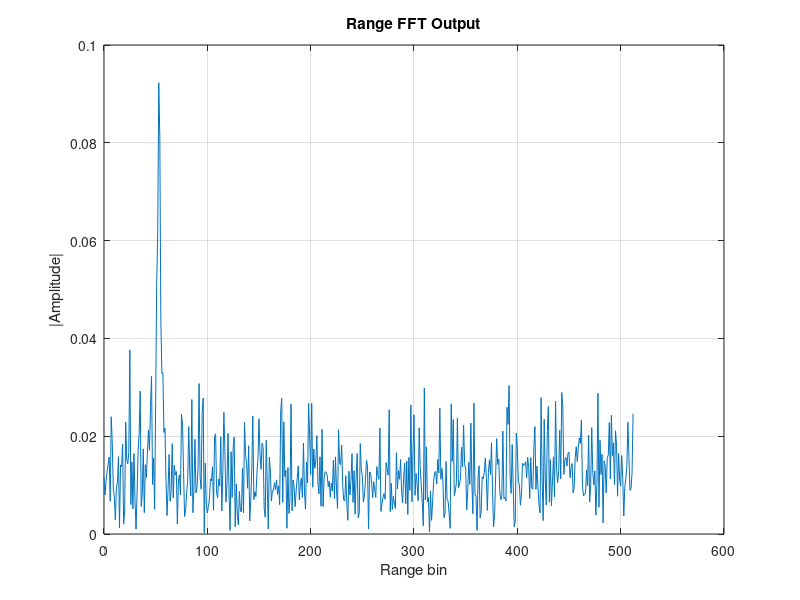
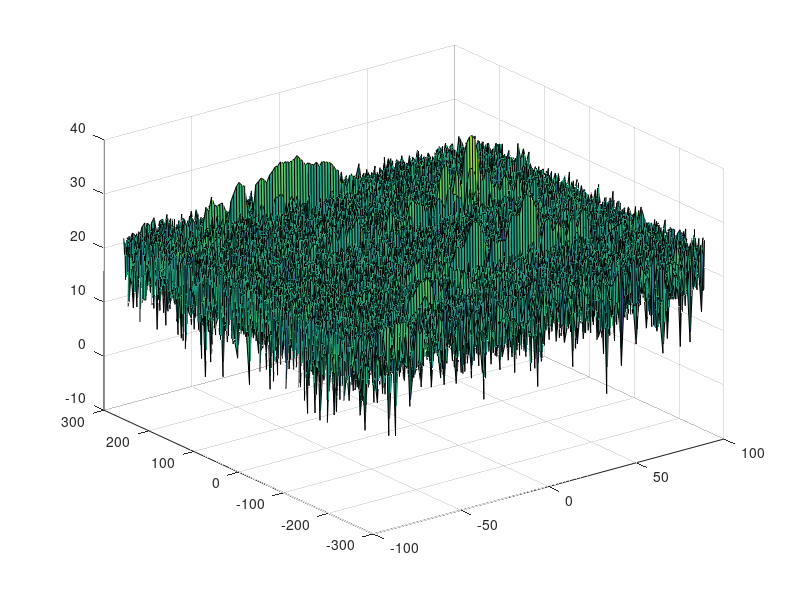

The MATLAB script that drew these images, in order: (Note: this script raises an error after producing the figures.)
close all;
clear all;
clc;

%% Radar Specifications
%%%%%%%%%%%%%%%%%%%%%%%%%%%
% Frequency of operation = 77GHz
% Max Range = 200m
% Range Resolution = 1 m
% Max Velocity = 100 m/s
%%%%%%%%%%%%%%%%%%%%%%%%%%%
f = 77*10^9;
d_max = 200;
d_res = 1;
v_max = 100;
c = 3e8;

%% User Defined Range and Velocity of target
% *%TODO* :
% define the target's initial position and velocity. Note : Velocity
% remains contant

target_pos = 50;
target_vel = 23;

%% FMCW Waveform Generation

% *%TODO* :
%Design the FMCW waveform by giving the specs of each of its parameters.
% Calculate the Bandwidth (B), Chirp Time (Tchirp) and Slope (slope) of the FMCW
B = c/(2*d_res);
% chirp using the requirements above.
T_chirp = (5.5*2*d_max)/c;
S = B/T_chirp;
%Operating carrier frequency of Radar
fc= 77e9;             %carrier freq


%The number of chirps in one sequence. Its ideal to have 2^ value for the ease of running the FFT
%for Doppler Estimation.
Nd=128;                   % #of doppler cells OR #of sent periods % number of chirps

%The number of samples on each chirp.
Nr=1024;                  %for length of time OR # of range cells

% Timestamp for running the displacement scenario for every sample on each
% chirp
t=linspace(0,Nd*T_chirp,Nr*Nd); %total time for samples


%Creating the vectors for Tx, Rx and Mix based on the total samples input.
Tx=zeros(1,length(t)); %transmitted signal
Rx=zeros(1,length(t)); %received signal
Mix = zeros(1,length(t)); %beat signal

%Similar vectors for range_covered and time delay.
r_t=zeros(1,length(t));
t_d=zeros(1,length(t));
delta_t = t(2)-t(1);


%% Signal generation and Moving Target simulation
% Running the radar scenario over the time.

for i=1:length(t)


    % *%TODO* :
    %For each time stamp update the Range of the Target for constant velocity.
   if i>1
     r_t(i) =  r_t(i-1) + (delta_t*target_vel);
   else
      r_t(i) =  target_pos + (delta_t*target_vel);
   end
    % *%TODO* :
    %For each time sample we need update the transmitted and
    %received signal.
    t_d(i) =  (2*r_t(i))/c;
    Tx(i) = cos(2*pi*((fc*i)+((S*i^2)/2)));
    Rx (i)  = cos(2*pi*((fc*(i-t_d(i)))+((S*(i-t_d(i))^2)/2)));

    % *%TODO* :
    %Now by mixing the Transmit and Receive generate the beat signal
    %This is done by element wise matrix multiplication of Transmit and
    %Receiver Signal
    Mix(i) = Tx(i).*Rx(i);

end

%% RANGE MEASUREMENT


 % *%TODO* :
%reshape the vector into Nr*Nd array. Nr and Nd here would also define the size of
%Range and Doppler FFT respectively.
Mix1d = reshape(Mix, [Nr, Nd]);
 % *%TODO* :
%run the FFT on the beat signal along the range bins dimension (Nr) and
%normalize.

signal_fft = fft(Mix1d,Nr,1);
 % *%TODO* :
% Take the absolute value of FFT output
signal_fft_abs = abs(signal_fft/Nr);

 % *%TODO* :
% Output of FFT is double sided signal, but we are interested in only one side of the spectrum.
% Hence we throw out half of the samples.
P1 = signal_fft_abs(1:Nr/2 +1);

%plotting the range
 % *%TODO* :
 % plot FFT output

figure()
plot(0:(Nr/2), P1)
xlabel('Range bin')
ylabel('|Amplitude|')
title('Range FFT Output')
grid on

%% RANGE DOPPLER RESPONSE
% The 2D FFT implementation is already provided here. This will run a 2DFFT
% on the mixed signal (beat signal) output and generate a range doppler
% map.You will implement CFAR on the generated RDM


% Range Doppler Map Generation.

% The output of the 2D FFT is an image that has reponse in the range and
% doppler FFT bins. So, it is important to convert the axis from bin sizes
% to range and doppler based on their Max values.

Mix=reshape(Mix,[Nr,Nd]);

% 2D FFT using the FFT size for both dimensions.
sig_fft2 = fft2(Mix,Nr,Nd);

% Taking just one side of signal from Range dimension.
sig_fft2 = sig_fft2(1:Nr/2,1:Nd);
sig_fft2 = fftshift (sig_fft2);
RDM = abs(sig_fft2);
RDM = 10*log10(RDM) ;

%use the surf function to plot the output of 2DFFT and to show axis in both
%dimensions
doppler_axis = linspace(-100,100,Nd);
range_axis = linspace(-200,200,Nr/2)*((Nr/2)/400);
figure,surf(doppler_axis,range_axis,RDM);

%% CFAR implementation

%Slide Window through the complete Range Doppler Map

% *%TODO* :
%Select the number of Training Cells in both the dimensions.
%Tr = 12;
%Td = 8;
%Gr = 8;
%Gd = 4;
%CUT = 1;
%offset = 10;

%Tr = 8;
%Td = 4;
%Gr = 4;
%Gd = 2;
%CUT = 1;
%offset = 3;


% decent
%Tr = 12;
%Td = 12;
%Gr = 4;
%Gd = 4;
%CUT = 1;
%offset = 10;

Tr = 24;
Td = 24;
Gr = 8;
Gd = 8;
CUT = 1;
offset = 10;


% *%TODO* :
%Select the number of Guard Cells in both dimensions around the Cell under
%test (CUT) for accurate estimation

% *%TODO* :
% offset the threshold by SNR value in dB


% *%TODO* :
%Create a vector to store noise_level for each iteration on training cells
noise_level = zeros(1,1);
threshhold_val = zeros(1,1);

% *%TODO* :
%design a loop such that it slides the CUT across range doppler map by
%giving margins at the edges for Training and Guard Cells.
%For every iteration sum the signal level within all the training
%cells. To sum convert the value from logarithmic to linear using db2pow
%function. Average the summed values for all of the training
%cells used. After averaging convert it back to logarithimic using pow2db.
%Further add the offset to it to determine the threshold. Next, compare the
%signal under CUT with this threshold. If the CUT level > threshold assign
%it a value of 1, else equate it to 0.

##Threshhold_block = zeros(Nr/2,Nd);
##training_cells_total =  (2*Tr+2*Gr+1)*(2*Td+2*Gd+1) - (2*Gr+1)*(2*Gd+1);
##
##for i = (Tr+Gr+1) : ((Nr/2) - (Tr+Gr+1))
##  for j = (Td+Gd+1) : (Nd - (Td+Gd+1))
##
##   % Use RDM[x,y] as the matrix from the output of 2D FFT for implementing
##   % CFAR
##
##
##     % loop to get to each of the training cells.
##     % indeces are relative to the CUT index, i and j
##    noise_level_sum = 0;
##     for k = (i -(Tr+Gr)) : (i + (Tr+Gr))
##
##       for l = (j - (Td+Gd)) : (j + (Td+Gd))
##
##         if k >= (i-Gr) && k <= (i + Gr) && l >=(j-Gd) && l <= (j + Gd)
##           continue;
##         else
##           noise_level = RDM(k,l);
##%           noise_level_pow = db2pow(noise_level);
##           noise_level_pow = 10.^(noise_level / 10);
##           noise_level_sum = noise_level_sum + noise_level_pow;
##         end
##
##       end
##     end
##
##     noise_level_avg = noise_level_sum/ training_cells_total;
##%     noise_level_avg_db =  pow2db(noise_level_avg);
##     noise_level_avg_db = 10 * log10(noise_level_avg);
##     threshhold_val = noise_level_avg_db + offset;
##
##     if RDM(i,j)>threshhold_val
##       Threshhold_block(i,j) = 1;
##     else
##       Threshhold_block(i,j) = 0;
##     end
##
##
##  end
##end




% *%TODO* :
% The process above will generate a thresholded block, which is smaller
%than the Range Doppler Map as the CUT cannot be located at the edges of
%matrix. Hence,few cells will not be thresholded. To keep the map size same
% set those values to 0.



% *%TODO* :
%display the CFAR output using the Surf function like we did for Range
%Doppler Response output.

Threshhold_block(Threshhold_block ~= 0 & Threshhold_block ~= 1) = 0;

##figure;
##surf(doppler_axis,range_axis, Threshhold_block);
##colorbar;


mask = ones(2 * Tr + 2 * Gr + 1, 2 * Td + 2 * Gd + 1);
centre_coord = [Tr + Gr + 1, Td + Gd + 1];
mask(centre_coord(1) - Gr : centre_coord(1) + Gr, centre_coord(2) - Gd : centre_coord(2) + Gd) = 0;
mask = mask / sum(mask(:));
% Convolve, then convert back to dB to add the offset
% The convolution defines the threshold
threshold = conv2(db2pow(RDM), mask, 'same');
threshold = pow2db(threshold) + offset;
% Any values less than the threshold are 0, else 1
RDM(RDM < threshold) = 0;
RDM(RDM >= threshold) = 1;

figure;
surf(doppler_axis,range_axis, RDM);
colorbar;

%%



